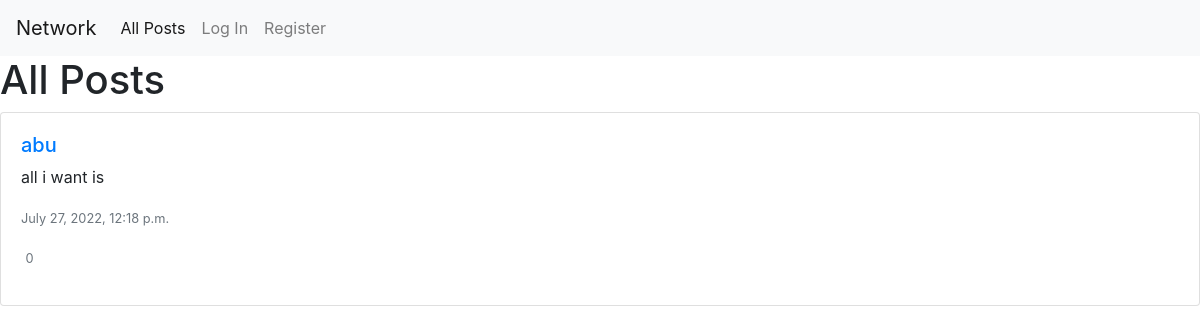
/, run on an earlier commit of the app's database.
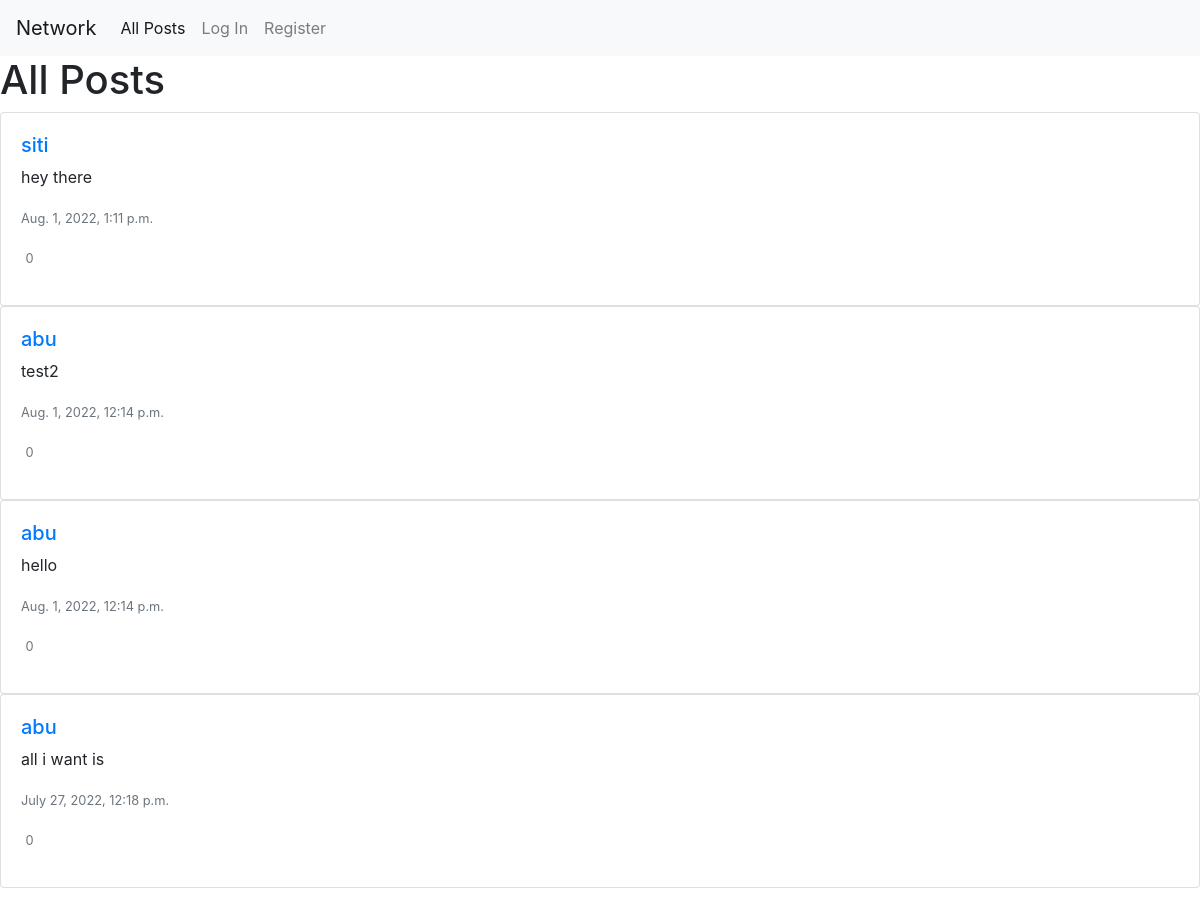
And on a later commit of the database.
### network/models.py (models this page shows, shortened)
class Post(models.Model):
    user = models.ForeignKey(User, on_delete=models.CASCADE)
    text = models.CharField(max_length=160, default=None)
    post_date = models.DateTimeField(default=datetime.now, blank=True)

class User(AbstractUser):
    pass

### network/views.py (the view)
# urls.py: path("", views.index, name="index"),
def index(request):
    if request.user.is_authenticated:
        user = request.session['_auth_user_id']
        likes = Like.objects.filter(post=OuterRef('id'), user_id=user)
        posts = Post.objects.filter().order_by('-post_date').annotate(current_like=Count(likes.values('id')))
    else:
        posts = Post.objects.order_by('-post_date').all()
    paginator = Paginator(posts, MAX_POSTS_PER_PAGE)
    page_number = request.GET.get('page')
    page_obj = paginator.get_page(page_number)
    return render(request, "network/index.html" , {
        'posts': page_obj,
        'form': NewPostForm(),
        'form_edit': NewEditPostForm()
    })

### network/templates/network/index.html (shortened to what this page needs)
{% extends "network/layout.html" %}
{% block body %}
<h1>All Posts</h1>
<div id="posts">
    {% for post in posts %}
    <div class="card">
        <div class="card-body">
            <h5><a href="{% url 'profile' post.user.username %}">{{post.user.username}}</a></h5>
            <p class="card-text" id="post_text_{{post.id}}">{{ post.text }}</p>
            <p class="card-text">
                <small class="text-muted">{{post.post_date}}</small>
            </p>
            <p>
                <div data-id="{{post.id}}" class="card-link {% if post.current_like > 0 %} fas {%else%} far {% endif %} fa-heart">
                    &nbsp<small class="text-muted">{{post.like_set.count}}</small>
                </div>
            </p>
        </div>
    </div>
    {% empty %}
    <h2>No posts</h2>
    {% endfor %}
</div>
{% endblock %}

### network/templates/network/layout.html (shortened to what this page needs)
{% load static %}
<!DOCTYPE html>
<html lang="en">
    <head>
        <link rel="stylesheet" href="https://stackpath.bootstrapcdn.com/bootstrap/4.4.1/css/bootstrap.min.css">
        <link href="{% static 'network/styles.css' %}" rel="stylesheet">
    </head>
    <body>
        <nav class="navbar navbar-expand-lg navbar-light bg-light">
            <a class="navbar-brand" href="{% url 'index' %}">Network</a>
            <div>
                {% with request.resolver_match.url_name as url_name %}
              <ul class="navbar-nav mr-auto">
                <li class="nav-item {% if url_name == 'index' %}active{% endif %}">
                  <a class="nav-link" href="{% url 'index' %}">All Posts</a>
                </li>
                {% if user.is_authenticated %}
                    <li class="nav-item {% if url_name == 'following' %}active{% endif %}">
                        <a class="nav-link" href="{% url 'following' %}">Following</a>
                    </li>
                    <li class="nav-item {% if url_name == 'logout' %}active{% endif %}">
                        <a class="nav-link" href="{% url 'logout' %}">Log Out</a>
                    </li>
                {% else %}
                    <li class="nav-item {% if url_name == 'login' %}active{% endif %}">
                        <a class="nav-link" href="{% url 'login' %}">Log In</a>
                    </li>
                    <li class="nav-item {% if url_name == 'login' %}active{% endif %}">
                        <a class="nav-link" href="{% url 'register' %}">Register</a>
                    </li>
                {% endif %}
              </ul>
              {% endwith %}
            </div>
          </nav>
        <div class="body">
            {% block body %}
            {% endblock %}
        </div>
    </body>
</html>

### network/static/network/styles.css (style rules this page uses)
.fa-heart { color: red !important; cursor: pointer; }

What changed in the data, as far as the page shows it:
added Post: user.username "siti", text "hey there", post_date "Aug. 1, 2022, 1:11 p.m.", like_set.count "0"
added Post: user.username "abu", text "test2", post_date "Aug. 1, 2022, 12:14 p.m.", like_set.count "0"
added Post: user.username "abu", text "hello", post_date "Aug. 1, 2022, 12:14 p.m.", like_set.count "0"
